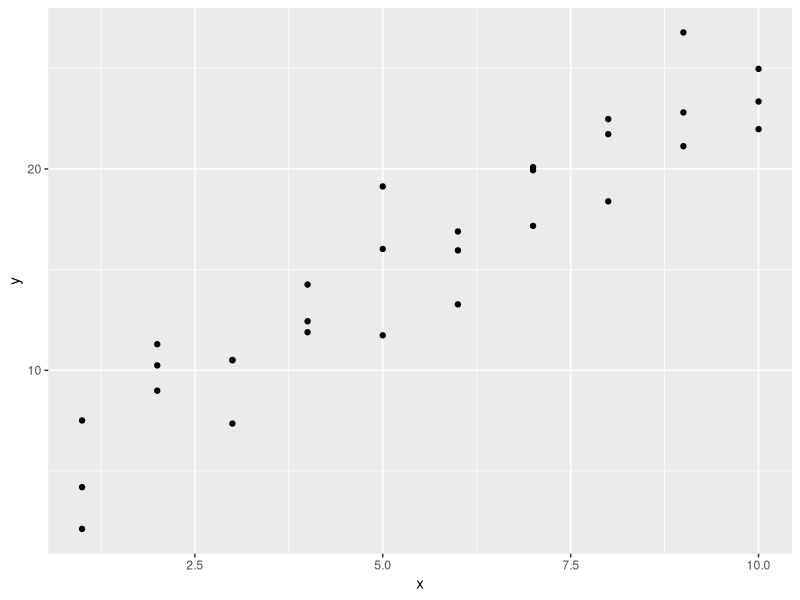
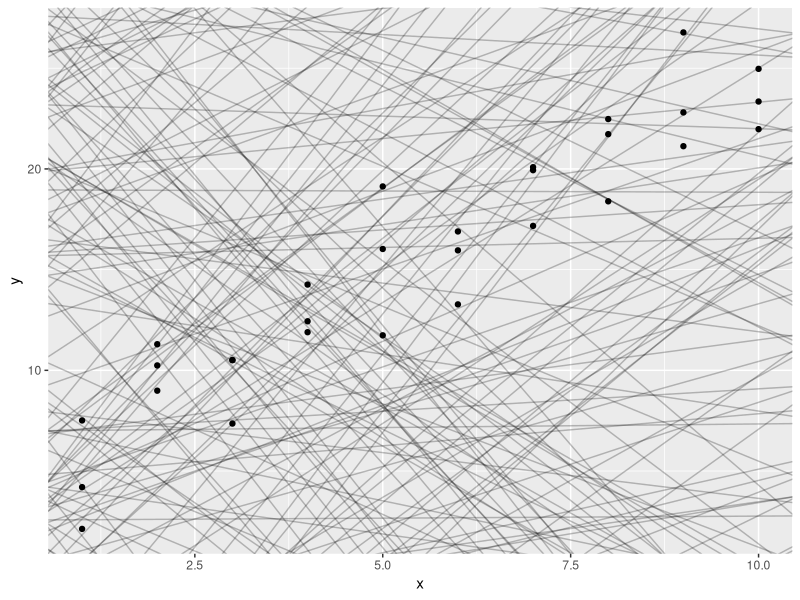
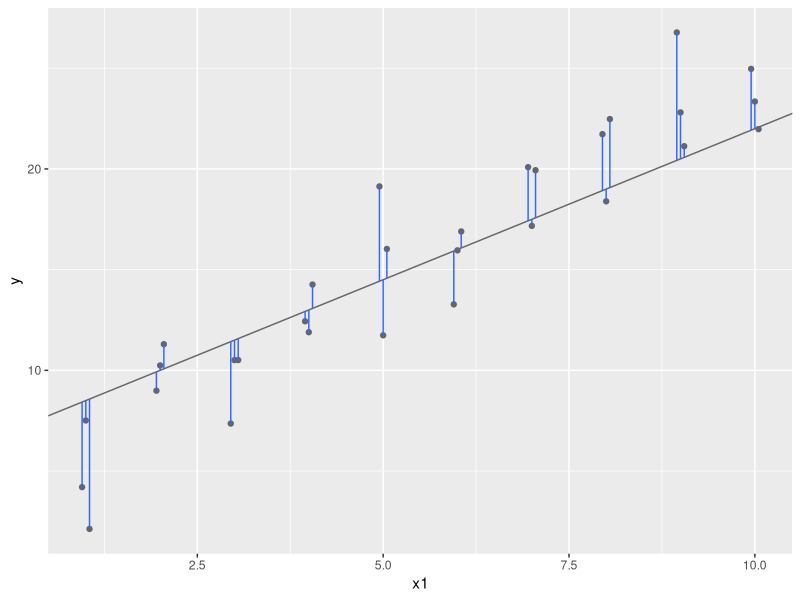
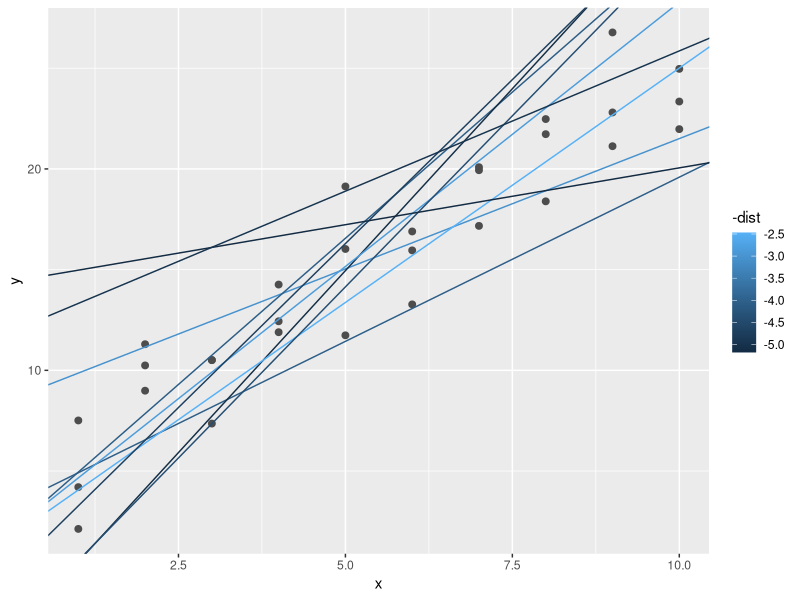
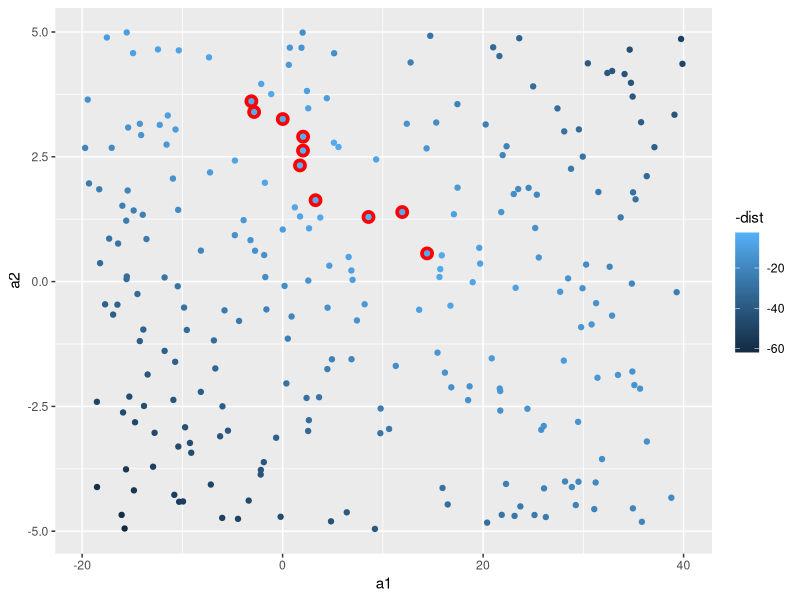
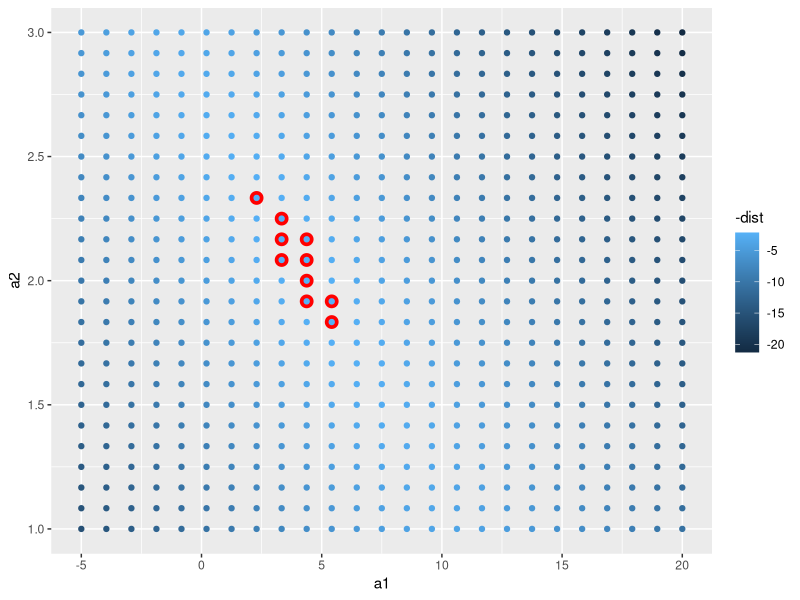
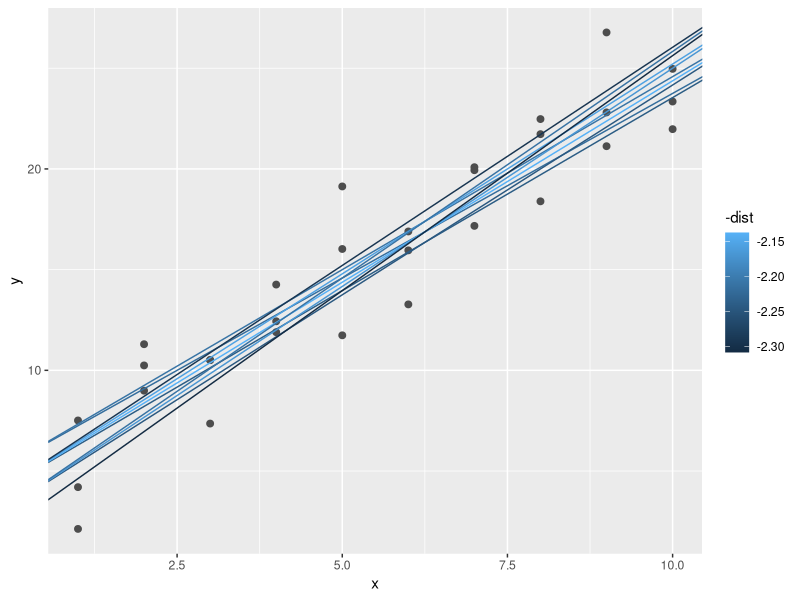
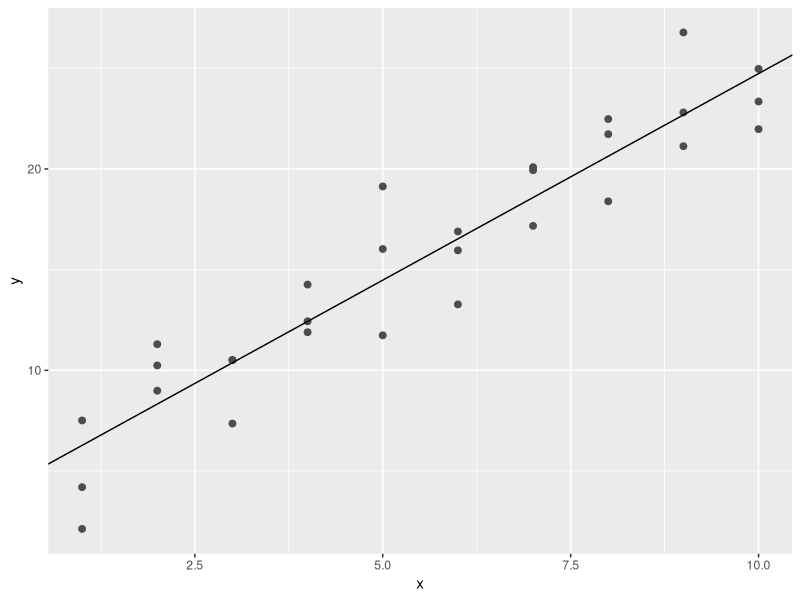

These charts were generated, in order, by the following R code:
## ---- chunk 1
library(modelr)
library(tidyverse)

## ---- chunk 2
ggplot(sim1, aes(x, y)) + 
  geom_point()
## ---- chunk 3
models <- tibble(
  a1 = runif(250, -20, 40),
  a2 = runif(250, -5, 5)
)

ggplot(sim1, aes(x, y)) + 
  geom_abline(aes(intercept = a1, slope = a2), data = models, alpha = 1/4) +
  geom_point() 
## ---- chunk 4
dist1 <- sim1 %>% 
  mutate(
    dodge = rep(c(-1, 0, 1) / 20, 10),
    x1 = x + dodge,
    pred = 7 + x1 * 1.5
  )
ggplot(dist1, aes(x1, y)) + 
  geom_abline(intercept = 7, slope = 1.5, colour = "grey40") +
  geom_point(colour = "grey40") +
  geom_linerange(aes(ymin = y, ymax = pred), colour = "#3366FF") 
## ---- chunk 5
model1 <- function(a, data) {
  a[1] + data$x * a[2]
}
model1(c(7, 1.5), sim1)
## ---- chunk 6
measure_distance <- function(mod, data) {
  diff <- data$y - model1(mod, data)
  sqrt(mean(diff ^ 2))
}
measure_distance(c(7, 1.5), sim1)
#> [1] 2.665212
## ---- chunk 7
sim1_dist <- function(a1, a2) {
  measure_distance(c(a1, a2), sim1)
}

models <- models %>% 
  mutate(dist = purrr::map2_dbl(a1, a2, sim1_dist))
models
#> # A tibble: 250 x 3
#>       a1      a2  dist
#>    <dbl>   <dbl> <dbl>
#> 1 -15.2   0.0889  30.8
#> 2  30.1  -0.827   13.2
#> 3  16.0   2.27    13.2
#> 4 -10.6   1.38    18.7
#> 5 -19.6  -1.04    41.8
#> 6   7.98  4.59    19.3
#> # … with 244 more rows
## ---- chunk 8
ggplot(sim1, aes(x, y)) + 
  geom_point(size = 2, colour = "grey30") + 
  geom_abline(
    aes(intercept = a1, slope = a2, colour = -dist), 
    data = filter(models, rank(dist) <= 10)
  )
## ---- chunk 9
ggplot(models, aes(a1, a2)) +
  geom_point(data = filter(models, rank(dist) <= 10), size = 4, colour = "red") +
  geom_point(aes(colour = -dist))
## ---- chunk 10
grid <- expand.grid(
  a1 = seq(-5, 20, length = 25),
  a2 = seq(1, 3, length = 25)
  ) %>% 
  mutate(dist = purrr::map2_dbl(a1, a2, sim1_dist))

grid %>% 
  ggplot(aes(a1, a2)) +
  geom_point(data = filter(grid, rank(dist) <= 10), size = 4, colour = "red") +
  geom_point(aes(colour = -dist)) 
## ---- chunk 11
ggplot(sim1, aes(x, y)) + 
  geom_point(size = 2, colour = "grey30") + 
  geom_abline(
    aes(intercept = a1, slope = a2, colour = -dist), 
    data = filter(grid, rank(dist) <= 10)
  )
## ---- chunk 12
best <- optim(c(0, 0), measure_distance, data = sim1)
best$par
#> [1] 4.222248 2.051204

ggplot(sim1, aes(x, y)) + 
  geom_point(size = 2, colour = "grey30") + 
  geom_abline(intercept = best$par[1], slope = best$par[2])
## ---- chunk 13
sim1_mod <- lm(y ~ x, data = sim1)
coef(sim1_mod)
#> (Intercept)           x 
#>    4.220822    2.051533
## ---- chunk 14
sim1a <- tibble(
  x = rep(1:10, each = 3),
  y = x * 1.5 + 6 + rt(length(x), df = 2)
)

sim1a_mod <- lm(y ~ x, data = sim1a)

ggplot(sim1a,aes(x,y)) +
  geom_point() +
   geom_abline(intercept = sim1a_mod$coefficients[1], 
               slope = sim1a_mod$coefficients[2], colour = "grey40")


sim1b <- tibble(
  x = rep(1:10, each = 3),
  y = x * 1.5 + 6 + rt(length(x), df = 2)
)

sim1b_mod <- lm(y ~ x, data = sim1b)

ggplot(sim1b,aes(x,y)) +
  geom_point() +
   geom_abline(intercept = sim1b_mod$coefficients[1], 
               slope = sim1b_mod$coefficients[2], colour = "grey40")
## ---- chunk 15
## buid some data
grid <- sim1 %>% 
  data_grid(x) 
## add predictions
grid <- grid %>% 
  add_predictions(sim1_mod) 

## viusalize
ggplot(sim1, aes(x)) +
  geom_point(aes(y = y)) +
  geom_line(aes(y = pred), data = grid, colour = "red", size = 1)
## ---- chunk 16
sim1 <- sim1 %>% 
  add_residuals(sim1_mod)

## distribution
ggplot(sim1,aes(resid)) +
  geom_freqpoly(binwidth=0.5)
## based on predictor
ggplot(sim1,aes(x,resid)) +
  geom_point() +
  geom_ref_line(h = 0)
## ---- chunk 17


ggplot(data=sim1,aes(x,y)) +
  geom_point() +
  geom_smooth(method = )

lo <- loess(y~x,data = sim1)
## ---- chunk 18
df <- tribble(
  ~y, ~x1, ~x2,
  4, 2, 5,
  5, 1, 6
)

model_matrix(df, y ~ x1)
## ---- chunk 19
ggplot(sim2) + 
  geom_point(aes(x, y))

mod2 <- lm(y ~ x, data = sim2)
grid <- sim2 %>% 
  data_grid(x) %>% 
  add_predictions(mod2)
grid
## ---- chunk 20
ggplot(sim2, aes(x)) + 
  geom_point(aes(y = y)) +
  geom_point(data = grid, aes(y = pred), colour = "red", size = 4)
## ---- chunk 21
ggplot(sim3, aes(x1, y)) + 
  geom_point(aes(colour = x2))
## ---- chunk 22
mod1 <- lm(y ~ x1 + x2, data = sim3)
mod2 <- lm(y ~ x1 * x2, data = sim3)

grid <- sim3 %>% 
  data_grid(x1, x2) %>% 
  gather_predictions(mod1, mod2)
grid
## ---- chunk 23
ggplot(sim3, aes(x1, y, colour = x2)) + 
  geom_point() + 
  geom_line(data = grid, aes(y = pred)) + 
  facet_wrap(~ model)
## ---- chunk 24
sim3 <- sim3 %>% 
  gather_residuals(mod1, mod2)

ggplot(sim3, aes(x1, resid, colour = x2)) + 
  geom_point() + 
  facet_grid(model ~ x2)
